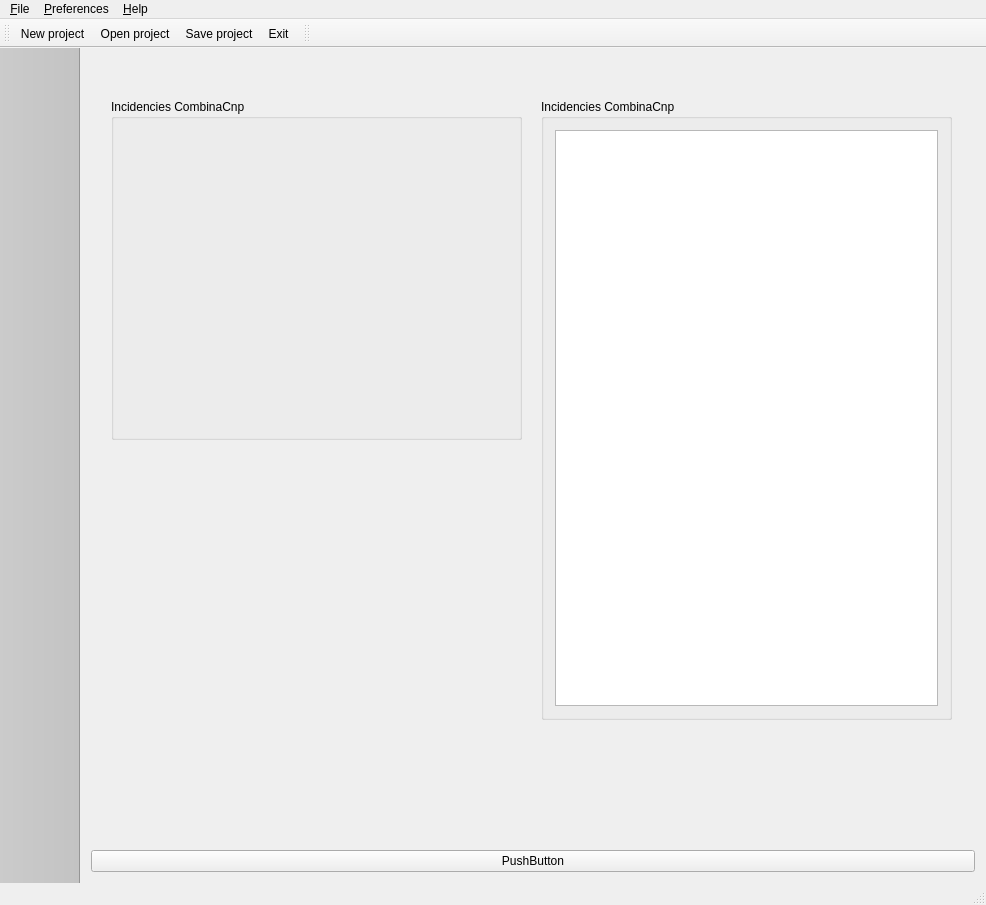
<?xml version="1.0" encoding="UTF-8"?>
<ui version="4.0">
 <class>MainWindow</class>
 <widget class="QMainWindow" name="MainWindow">
  <property name="geometry">
   <rect>
    <x>0</x>
    <y>0</y>
    <width>986</width>
    <height>905</height>
   </rect>
  </property>
  <property name="windowTitle">
   <string>MainWindow</string>
  </property>
  <widget class="QWidget" name="centralWidget">
   <layout class="QGridLayout" name="gridLayout_2">
    <item row="2" column="0">
     <widget class="QPushButton" name="pushButton">
      <property name="text">
       <string>PushButton</string>
      </property>
     </widget>
    </item>
    <item row="0" column="0">
     <widget class="QStackedWidget" name="stackedWidgetVistas">
      <property name="currentIndex">
       <number>1</number>
      </property>
      <widget class="QWidget" name="page1CnpMetOrto">
       <layout class="QVBoxLayout" name="verticalLayout_4">
        <item>
         <widget class="QSplitter" name="splitter_2">
          <property name="orientation">
           <enum>Qt::Horizontal</enum>
          </property>
          <widget class="QSplitter" name="splitter">
           <property name="orientation">
            <enum>Qt::Vertical</enum>
           </property>
           <widget class="QGroupBox" name="groupBoxCoordinatesFile">
            <property name="title">
             <string>Coordinates file</string>
            </property>
            <layout class="QHBoxLayout" name="horizontalLayout_3">
             <property name="spacing">
              <number>0</number>
             </property>
             <property name="leftMargin">
              <number>0</number>
             </property>
             <property name="topMargin">
              <number>0</number>
             </property>
             <property name="rightMargin">
              <number>0</number>
             </property>
             <property name="bottomMargin">
              <number>0</number>
             </property>
             <item>
              <widget class="TableViewCoordinates" name="widgetCoordinates" native="true"/>
             </item>
            </layout>
           </widget>
           <widget class="QWidget" name="layoutWidget">
            <layout class="QVBoxLayout" name="verticalLayout_3">
             <item>
              <widget class="QGroupBox" name="groupBoxOptionsCnpMetOrto">
               <property name="styleSheet">
                <string notr="true"/>
               </property>
               <property name="title">
                <string>Options Cnp Met Orto</string>
               </property>
               <layout class="QHBoxLayout" name="horizontalLayout_5">
                <item>
                 <layout class="QVBoxLayout" name="verticalLayout_2">
                  <item>
                   <layout class="QHBoxLayout" name="horizontalLayout">
                    <property name="spacing">
                     <number>0</number>
                    </property>
                    <item>
                     <widget class="IndexButton" name="pushButtonOptionsCnp">
                      <property name="enabled">
                       <bool>true</bool>
                      </property>
                      <property name="text">
                       <string>Options cnp</string>
                      </property>
                      <property name="checkable">
                       <bool>true</bool>
                      </property>
                      <property name="checked">
                       <bool>true</bool>
                      </property>
                     </widget>
                    </item>
                    <item>
                     <widget class="IndexButton" name="pushButtonOptionsMet">
                      <property name="text">
                       <string>Options met</string>
                      </property>
                      <property name="checkable">
                       <bool>true</bool>
                      </property>
                     </widget>
                    </item>
                    <item>
                     <widget class="IndexButton" name="pushButtonOptionsOrto">
                      <property name="text">
                       <string>options orto</string>
                      </property>
                      <property name="checkable">
                       <bool>true</bool>
                      </property>
                     </widget>
                    </item>
                   </layout>
                  </item>
                  <item>
                   <widget class="QStackedWidget" name="stackedWidgetOpciones">
                    <widget class="CreateCnps" name="page1Cnp"/>
                    <widget class="CreateMet" name="page2Met"/>
                    <widget class="CreateOrto" name="page3Orto"/>
                   </widget>
                  </item>
                 </layout>
                </item>
               </layout>
              </widget>
             </item>
             <item>
              <widget class="QPushButton" name="pushButtonEmpezarOperacionesMetOrto">
               <property name="enabled">
                <bool>true</bool>
               </property>
               <property name="text">
                <string>Run</string>
               </property>
              </widget>
             </item>
            </layout>
           </widget>
          </widget>
          <widget class="QGroupBox" name="groupBoxTextEditCnpMetOrto">
           <property name="title">
            <string>Incidens Cnp Met Orto</string>
           </property>
           <layout class="QHBoxLayout" name="horizontalLayout_2">
            <item>
             <widget class="QTextEdit" name="textEditCnpMetOrto">
              <property name="sizePolicy">
               <sizepolicy hsizetype="Minimum" vsizetype="Minimum">
                <horstretch>0</horstretch>
                <verstretch>0</verstretch>
               </sizepolicy>
              </property>
             </widget>
            </item>
           </layout>
          </widget>
         </widget>
        </item>
       </layout>
      </widget>
      <widget class="QWidget" name="page3CombineCnp">
       <widget class="QGroupBox" name="groupBoxTextEditCombinaCnp">
        <property name="geometry">
         <rect>
          <x>450</x>
          <y>40</y>
          <width>411</width>
          <height>621</height>
         </rect>
        </property>
        <property name="title">
         <string>Incidencies CombinaCnp</string>
        </property>
        <layout class="QHBoxLayout" name="horizontalLayout_10">
         <item>
          <widget class="QTextEdit" name="textEditCombinaCnp">
           <property name="sizePolicy">
            <sizepolicy hsizetype="Minimum" vsizetype="Minimum">
             <horstretch>0</horstretch>
             <verstretch>0</verstretch>
            </sizepolicy>
           </property>
          </widget>
         </item>
        </layout>
       </widget>
       <widget class="CombinaCnp" name="groupBoxCombinaCnp_2">
        <property name="geometry">
         <rect>
          <x>20</x>
          <y>40</y>
          <width>411</width>
          <height>341</height>
         </rect>
        </property>
        <property name="title">
         <string>Incidencies CombinaCnp</string>
        </property>
        <layout class="QHBoxLayout" name="horizontalLayout_12"/>
       </widget>
      </widget>
      <widget class="QWidget" name="page2renameChangeFormats">
       <layout class="QHBoxLayout" name="horizontalLayout_6">
        <item>
         <layout class="QVBoxLayout" name="verticalLayout_5">
          <item>
           <widget class="QGroupBox" name="groupBox_4">
            <property name="title">
             <string>Select sensor</string>
            </property>
            <layout class="QHBoxLayout" name="horizontalLayout_4">
             <item>
              <layout class="QHBoxLayout" name="horizontalLayout_7">
               <item>
                <widget class="QCheckBox" name="checkBox">
                 <property name="text">
                  <string/>
                 </property>
                </widget>
               </item>
               <item>
                <widget class="IndexButton" name="pushButtonCasi">
                 <property name="text">
                  <string>CASI</string>
                 </property>
                 <property name="checkable">
                  <bool>true</bool>
                 </property>
                 <property name="checked">
                  <bool>true</bool>
                 </property>
                </widget>
               </item>
               <item>
                <widget class="QCheckBox" name="checkBox_2">
                 <property name="text">
                  <string/>
                 </property>
                </widget>
               </item>
               <item>
                <widget class="IndexButton" name="pushButtonTasi">
                 <property name="text">
                  <string>TASI</string>
                 </property>
                 <property name="checkable">
                  <bool>true</bool>
                 </property>
                </widget>
               </item>
               <item>
                <widget class="QCheckBox" name="checkBox_3">
                 <property name="text">
                  <string/>
                 </property>
                </widget>
               </item>
               <item>
                <widget class="IndexButton" name="pushButtonAisa">
                 <property name="text">
                  <string>AISA</string>
                 </property>
                 <property name="checkable">
                  <bool>true</bool>
                 </property>
                </widget>
               </item>
               <item>
                <spacer name="horizontalSpacer">
                 <property name="orientation">
                  <enum>Qt::Horizontal</enum>
                 </property>
                 <property name="sizeHint" stdset="0">
                  <size>
                   <width>40</width>
                   <height>20</height>
                  </size>
                 </property>
                </spacer>
               </item>
              </layout>
             </item>
            </layout>
           </widget>
          </item>
          <item>
           <widget class="QStackedWidget" name="stackedWidgetCasitasiAisa">
            <property name="currentIndex">
             <number>0</number>
            </property>
            <widget class="TableViewRaw" name="page1ChangeFormatsCasi"/>
            <widget class="TableViewRawTasi" name="page2ChangeFormatsTasi"/>
            <widget class="QWidget" name="page3ChangeFormatsAisa"/>
           </widget>
          </item>
         </layout>
        </item>
        <item>
         <widget class="QGroupBox" name="groupBoxTextEditChangeFormats">
          <property name="title">
           <string>GroupBox</string>
          </property>
          <layout class="QVBoxLayout" name="verticalLayout">
           <item>
            <widget class="QTextEdit" name="textEditChangeFormats"/>
           </item>
          </layout>
         </widget>
        </item>
       </layout>
      </widget>
     </widget>
    </item>
   </layout>
  </widget>
  <widget class="QMenuBar" name="menuBar">
   <property name="geometry">
    <rect>
     <x>0</x>
     <y>0</y>
     <width>986</width>
     <height>18</height>
    </rect>
   </property>
   <widget class="QMenu" name="menuFile">
    <property name="title">
     <string>&amp;File</string>
    </property>
    <addaction name="actionNew_project"/>
    <addaction name="actionOpen_project"/>
    <addaction name="actionSave_project"/>
    <addaction name="actionSave_as"/>
    <addaction name="separator"/>
    <addaction name="actionExit"/>
   </widget>
   <widget class="QMenu" name="menu_Help">
    <property name="title">
     <string>&amp;Preferences</string>
    </property>
    <addaction name="actionPreferencias"/>
   </widget>
   <widget class="QMenu" name="menu_Help_2">
    <property name="title">
     <string>&amp;Help</string>
    </property>
    <addaction name="action_About_Qt"/>
    <addaction name="actionAbout_ToolsPcot"/>
   </widget>
   <addaction name="menuFile"/>
   <addaction name="menu_Help"/>
   <addaction name="menu_Help_2"/>
  </widget>
  <widget class="QToolBar" name="mainToolBar">
   <attribute name="toolBarArea">
    <enum>TopToolBarArea</enum>
   </attribute>
   <attribute name="toolBarBreak">
    <bool>false</bool>
   </attribute>
   <addaction name="actionNew_project"/>
   <addaction name="actionOpen_project"/>
   <addaction name="actionSave_project"/>
   <addaction name="actionExit"/>
  </widget>
  <widget class="QStatusBar" name="statusBar"/>
  <widget class="QToolBar" name="toolBar">
   <property name="windowTitle">
    <string>toolBar</string>
   </property>
   <property name="styleSheet">
    <string notr="true">QToolBar{
	background-color: rgb(195, 195, 195);
}</string>
   </property>
   <property name="movable">
    <bool>false</bool>
   </property>
   <property name="iconSize">
    <size>
     <width>64</width>
     <height>64</height>
    </size>
   </property>
   <property name="toolButtonStyle">
    <enum>Qt::ToolButtonIconOnly</enum>
   </property>
   <property name="floatable">
    <bool>false</bool>
   </property>
   <attribute name="toolBarArea">
    <enum>LeftToolBarArea</enum>
   </attribute>
   <attribute name="toolBarBreak">
    <bool>false</bool>
   </attribute>
   <addaction name="actionCnps_met_orto"/>
   <addaction name="actionCnps_rename_change_format"/>
   <addaction name="actionCnps_combine_cnps"/>
   <addaction name="actionCnps_correction"/>
   <addaction name="actionCnps_diferences"/>
   <addaction name="actionCnps_view_html"/>
  </widget>
  <widget class="QToolBar" name="toolBar_2">
   <property name="windowTitle">
    <string>toolBar_2</string>
   </property>
   <attribute name="toolBarArea">
    <enum>TopToolBarArea</enum>
   </attribute>
   <attribute name="toolBarBreak">
    <bool>false</bool>
   </attribute>
  </widget>
  <action name="actionNew_project">
   <property name="icon">
    <iconset resource="recursos.qrc">
     <normaloff>:/imagenes/imagenes/document-new.png</normaloff>:/imagenes/imagenes/document-new.png</iconset>
   </property>
   <property name="text">
    <string>&amp;New project</string>
   </property>
   <property name="shortcut">
    <string>Ctrl+N</string>
   </property>
  </action>
  <action name="actionOpen_project">
   <property name="icon">
    <iconset resource="recursos.qrc">
     <normaloff>:/imagenes/imagenes/document-open.png</normaloff>:/imagenes/imagenes/document-open.png</iconset>
   </property>
   <property name="text">
    <string>&amp;Open project</string>
   </property>
  </action>
  <action name="actionSave_project">
   <property name="icon">
    <iconset resource="recursos.qrc">
     <normaloff>:/imagenes/imagenes/document-save.png</normaloff>:/imagenes/imagenes/document-save.png</iconset>
   </property>
   <property name="text">
    <string>&amp;Save project</string>
   </property>
  </action>
  <action name="actionSave_as">
   <property name="icon">
    <iconset resource="recursos.qrc">
     <normaloff>:/imagenes/imagenes/document-save-as.png</normaloff>:/imagenes/imagenes/document-save-as.png</iconset>
   </property>
   <property name="text">
    <string>S&amp;ave as</string>
   </property>
  </action>
  <action name="actionExit">
   <property name="icon">
    <iconset resource="recursos.qrc">
     <normaloff>:/imagenes/imagenes/application-exit.png</normaloff>:/imagenes/imagenes/application-exit.png</iconset>
   </property>
   <property name="text">
    <string>E&amp;xit</string>
   </property>
   <property name="shortcut">
    <string>Ctrl+X</string>
   </property>
  </action>
  <action name="action_About_Qt">
   <property name="text">
    <string>&amp;About Qt</string>
   </property>
  </action>
  <action name="actionAbout_ToolsPcot">
   <property name="text">
    <string>About &amp;ToolsPcot</string>
   </property>
  </action>
  <action name="actionCnps_met_orto">
   <property name="checkable">
    <bool>true</bool>
   </property>
   <property name="icon">
    <iconset resource="recursos.qrc">
     <normaloff>:/imagenes/imagenes/cnp_met_orto.png</normaloff>:/imagenes/imagenes/cnp_met_orto.png</iconset>
   </property>
   <property name="text">
    <string/>
   </property>
  </action>
  <action name="actionCnps_rename_change_format">
   <property name="checkable">
    <bool>true</bool>
   </property>
   <property name="icon">
    <iconset resource="recursos.qrc">
     <normaloff>:/imagenes/imagenes/rename_change_formats.png</normaloff>:/imagenes/imagenes/rename_change_formats.png</iconset>
   </property>
   <property name="text">
    <string/>
   </property>
  </action>
  <action name="actionCnps_combine_cnps">
   <property name="checkable">
    <bool>true</bool>
   </property>
   <property name="icon">
    <iconset resource="recursos.qrc">
     <normaloff>:/imagenes/imagenes/combine_cnps.png</normaloff>:/imagenes/imagenes/combine_cnps.png</iconset>
   </property>
   <property name="text">
    <string/>
   </property>
  </action>
  <action name="actionCnps_correction">
   <property name="checkable">
    <bool>true</bool>
   </property>
   <property name="icon">
    <iconset resource="recursos.qrc">
     <normaloff>:/imagenes/imagenes/geo-correction.png</normaloff>:/imagenes/imagenes/geo-correction.png</iconset>
   </property>
   <property name="text">
    <string/>
   </property>
  </action>
  <action name="actionCnps_diferences">
   <property name="checkable">
    <bool>true</bool>
   </property>
   <property name="icon">
    <iconset resource="recursos.qrc">
     <normaloff>:/imagenes/imagenes/Diference_orto_correctio.png</normaloff>:/imagenes/imagenes/Diference_orto_correctio.png</iconset>
   </property>
   <property name="text">
    <string/>
   </property>
  </action>
  <action name="actionCnps_view_html">
   <property name="checkable">
    <bool>true</bool>
   </property>
   <property name="icon">
    <iconset resource="recursos.qrc">
     <normaloff>:/imagenes/imagenes/view_inform_HTML.png</normaloff>:/imagenes/imagenes/view_inform_HTML.png</iconset>
   </property>
   <property name="text">
    <string/>
   </property>
  </action>
  <action name="actionPreferencias">
   <property name="text">
    <string>&amp;Preferencias</string>
   </property>
  </action>
 </widget>
 <layoutdefault spacing="6" margin="11"/>
 <customwidgets>
  <customwidget>
   <class>TableViewCoordinates</class>
   <extends>QWidget</extends>
   <header>tableviewcoordinates.h</header>
   <container>1</container>
  </customwidget>
  <customwidget>
   <class>CreateCnps</class>
   <extends>QWidget</extends>
   <header>createcnps.h</header>
   <container>1</container>
  </customwidget>
  <customwidget>
   <class>CreateMet</class>
   <extends>QWidget</extends>
   <header>createmet.h</header>
   <container>1</container>
  </customwidget>
  <customwidget>
   <class>CreateOrto</class>
   <extends>QWidget</extends>
   <header>createorto.h</header>
   <container>1</container>
  </customwidget>
  <customwidget>
   <class>TableViewRaw</class>
   <extends>QWidget</extends>
   <header>tableviewraw.h</header>
   <container>1</container>
  </customwidget>
  <customwidget>
   <class>IndexButton</class>
   <extends>QPushButton</extends>
   <header>indexbutton.h</header>
  </customwidget>
  <customwidget>
   <class>TableViewRawTasi</class>
   <extends>QWidget</extends>
   <header>tableviewrawtasi.h</header>
   <container>1</container>
  </customwidget>
  <customwidget>
   <class>CombinaCnp</class>
   <extends>QGroupBox</extends>
   <header>combinacnp.h</header>
   <container>1</container>
  </customwidget>
 </customwidgets>
 <resources>
  <include location="recursos.qrc"/>
 </resources>
 <connections>
  <connection>
   <sender>actionExit</sender>
   <signal>triggered()</signal>
   <receiver>MainWindow</receiver>
   <slot>close()</slot>
   <hints>
    <hint type="sourcelabel">
     <x>-1</x>
     <y>-1</y>
    </hint>
    <hint type="destinationlabel">
     <x>492</x>
     <y>452</y>
    </hint>
   </hints>
  </connection>
 </connections>
</ui>
